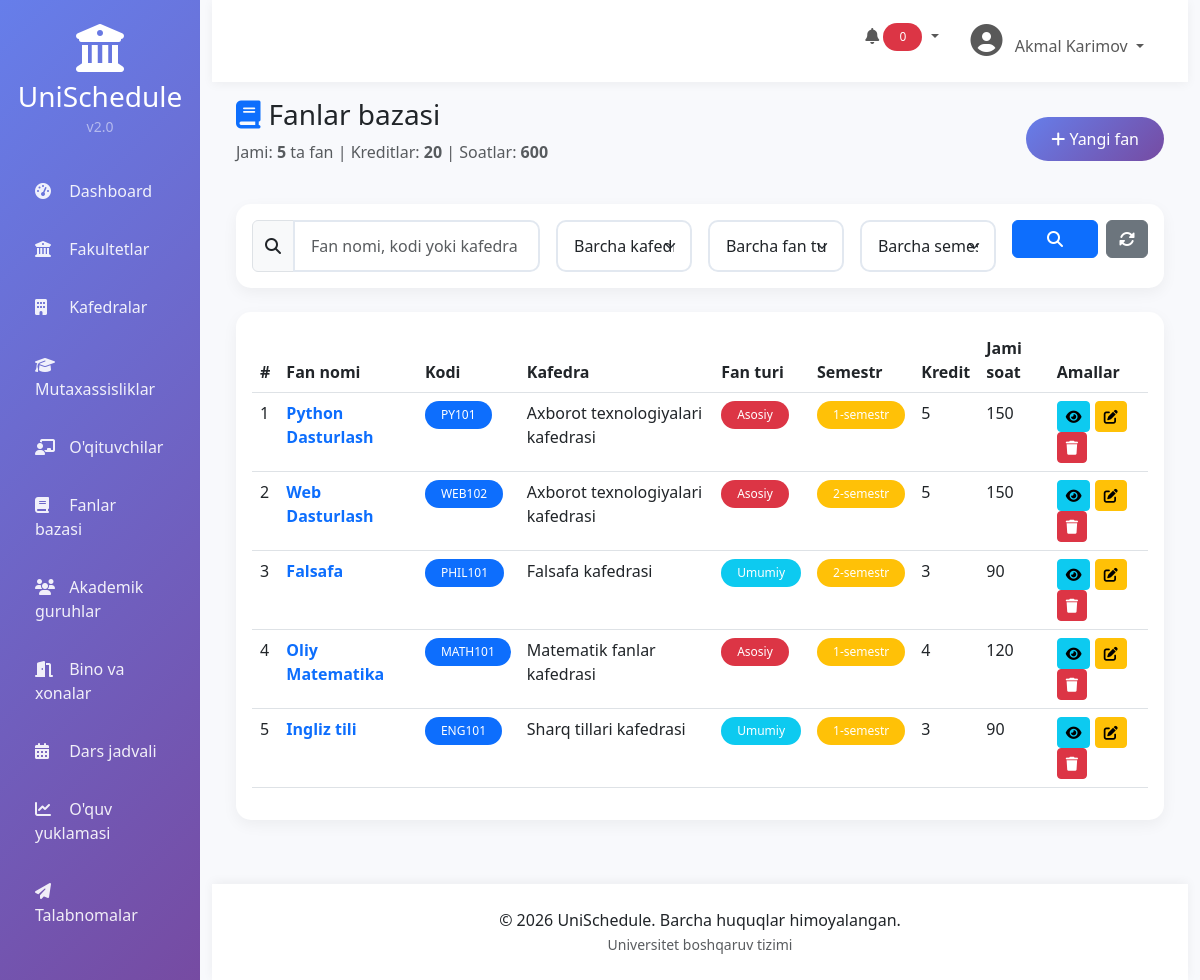
The page /subjects/ (signed in) on the database its author committed.
### subjects/models.py (models this page shows, shortened)
class Subject(models.Model):
    SUBJECT_TYPES = [
        ('general', "Umumiy"),
        ('core', "Asosiy"),
        ('elective', "Tanlov"),
        ('professional', "Professional"),
    ]
    SEMESTER_CHOICES = [(i, f"{i}-semestr") for i in range(1, 9)]
    EXAM_TYPES = [
        ('exam', "Imtihon"),
        ('test', "Test"),
        ('project', "Loyiha"),
        ('coursework', "Kurs ishi"),
    ]
    name = models.CharField(max_length=255, verbose_name="Fan nomi")
    code = models.CharField(max_length=20, unique=True, verbose_name="Fan kodi")
    department = models.ForeignKey(Department, on_delete=models.CASCADE, related_name='subjects',
                                   verbose_name="Kafedra")
    subject_type = models.CharField(max_length=20, choices=SUBJECT_TYPES, default='core', verbose_name="Fan turi")
    semester = models.PositiveSmallIntegerField(choices=SEMESTER_CHOICES, verbose_name="Semestr")
    credits = models.PositiveSmallIntegerField(default=0, verbose_name="Kreditlar")
    total_hours = models.PositiveIntegerField(default=0, verbose_name="Jami soatlar")
    lecture_hours = models.PositiveIntegerField(default=0, verbose_name="Ma'ruza soatlari")
    practical_hours = models.PositiveIntegerField(default=0, verbose_name="Amaliy soatlar")
    lab_hours = models.PositiveIntegerField(default=0, verbose_name="Laboratoriya soatlari")
    exam_type = models.CharField(max_length=20, choices=EXAM_TYPES, default='exam', verbose_name="Imtihon turi")
    description = models.TextField(blank=True, verbose_name="Tavsif")
    created_at = models.DateTimeField(auto_now_add=True)
    updated_at = models.DateTimeField(auto_now=True)
    class Meta:
        verbose_name = "Fan"
        verbose_name_plural = "Fanlar bazasi"
        ordering = ['department__name', 'semester', 'name']

### departments/models.py (models this page shows, shortened)
class Department(models.Model):
    name = models.CharField(max_length=255, verbose_name="Nomi")
    code = models.CharField(max_length=20, unique=True, verbose_name="Kodi")
    faculty = models.ForeignKey(Faculty, on_delete=models.CASCADE, related_name='departments', verbose_name="Fakultet")
    head_name = models.CharField(max_length=255, blank=True, verbose_name="Kafedra mudiri")
    phone = models.CharField(max_length=20, blank=True, verbose_name="Telefon")
    email = models.EmailField(blank=True, verbose_name="Email")
    description = models.TextField(blank=True, verbose_name="Tavsif")
    created_at = models.DateTimeField(auto_now_add=True)
    updated_at = models.DateTimeField(auto_now=True)
    class Meta:
        verbose_name = "Kafedra"
        verbose_name_plural = "Kafedralar"
        ordering = ['faculty__name', 'name']

### subjects/views.py (the view)
# urls.py: path('', views.subject_list, name='subject_list'),
@login_required
def subject_list(request):
    subjects = Subject.objects.all().select_related('department')
    search_query = request.GET.get('search', '')
    if search_query:
        subjects = subjects.filter(
            Q(name__icontains=search_query) |
            Q(code__icontains=search_query) |
            Q(department__name__icontains=search_query)
        )
    department_filter = request.GET.get('department', '')
    if department_filter:
        subjects = subjects.filter(department__id=department_filter)
    type_filter = request.GET.get('type', '')
    if type_filter:
        subjects = subjects.filter(subject_type=type_filter)
    semester_filter = request.GET.get('semester', '')
    if semester_filter:
        subjects = subjects.filter(semester=semester_filter)
    paginator = Paginator(subjects, 10)
    page_number = request.GET.get('page')
    page_obj = paginator.get_page(page_number)
    total_credits = subjects.aggregate(total=Sum('credits'))['total'] or 0
    total_hours = subjects.aggregate(total=Sum('total_hours'))['total'] or 0
    context = {
        'subjects': page_obj,
        'total_count': subjects.count(),
        'total_credits': total_credits,
        'total_hours': total_hours,
        'search_query': search_query,
        'department_filter': department_filter,
        'type_filter': type_filter,
        'semester_filter': semester_filter,
        'departments': Department.objects.all(),
        'subject_types': Subject.SUBJECT_TYPES,
        'semesters': Subject.SEMESTER_CHOICES,
    }
    return render(request, 'subjects/list.html', context)

### templates/subjects/list.html (shortened to what this page needs)
{% extends 'base.html' %}
{% block content %}
<div class="d-flex justify-content-between align-items-center mb-4">
    <div>
        <h1 class="h3 mb-0">
            <i class="fas fa-book text-primary me-2"></i>Fanlar bazasi
        </h1>
        <p class="text-muted mt-2">
            Jami: <strong>{{ total_count }}</strong> ta fan |
            Kreditlar: <strong>{{ total_credits }}</strong> |
            Soatlar: <strong>{{ total_hours }}</strong>
        </p>
    </div>
    <a href="{% url 'subject_create' %}" class="btn btn-custom">
        <i class="fas fa-plus"></i> Yangi fan
    </a>
</div>
<div class="card mb-4">
    <div class="card-body">
        <form method="GET" class="row g-3">
            <div class="col-md-4">
                <div class="input-group">
                    <span class="input-group-text"><i class="fas fa-search"></i></span>
                    <input type="text" name="search" class="form-control"
                           placeholder="Fan nomi, kodi yoki kafedra bo'yicha..."
                           value="{{ search_query }}">
                </div>
            </div>
            <div class="col-md-2">
                <select name="department" class="form-select">
                    <option value="">Barcha kafedralar</option>
                </select>
            </div>
            <div class="col-md-2">
                <select name="type" class="form-select">
                    <option value="">Barcha fan turlari</option>
                </select>
            </div>
            <div class="col-md-2">
                <select name="semester" class="form-select">
                    <option value="">Barcha semestrlar</option>
                </select>
            </div>
            <div class="col-md-2">
                <div class="d-flex gap-2">
                    <button type="submit" class="btn btn-primary w-100">
                        <i class="fas fa-search"></i>
                    </button>
                    <a href="{% url 'subject_list' %}" class="btn btn-secondary">
                        <i class="fas fa-sync-alt"></i>
                    </a>
                </div>
            </div>
        </form>
    </div>
</div>
<div class="card">
    <div class="card-body">
        <div class="table-responsive">
            <table class="table table-hover">
                <thead>
                    <tr>
                        <th>#</th>
                        <th>Fan nomi</th>
                        <th>Kodi</th>
                        <th>Kafedra</th>
                        <th>Fan turi</th>
                        <th>Semestr</th>
                        <th>Kredit</th>
                        <th>Jami soat</th>
                        <th>Amallar</th>
                    </tr>
                </thead>
                <tbody>
                    {% for subject in subjects %}
                    <tr>
                        <td>{{ forloop.counter }}</td>
                        <td>
                            <a href="{% url 'subject_detail' subject.id %}" class="text-decoration-none">
                                <strong>{{ subject.name }}</strong>
                            </a>
                         </td>
                        <td><span class="badge bg-primary">{{ subject.code }}</span></td>
                        <td>{{ subject.department.name }}</td>
                        <td>
                            <span class="badge {% if subject.subject_type == 'core' %}bg-danger{% elif subject.subject_type == 'professional' %}bg-success{% else %}bg-info{% endif %}">
                                {{ subject.get_subject_type_display }}
                            </span>
                         </td>
                        <td><span class="badge bg-warning">{{ subject.semester }}-semestr</span></td>
                        <td>{{ subject.credits }}</td>
                        <td>{{ subject.total_hours }}</td>
                        <td>
                            <a href="{% url 'subject_detail' subject.id %}" class="btn btn-sm btn-info" title="Ko'rish">
                                <i class="fas fa-eye"></i>
                            </a>
                            <a href="{% url 'subject_edit' subject.id %}" class="btn btn-sm btn-warning" title="Tahrirlash">
                                <i class="fas fa-edit"></i>
                            </a>
                            <a href="{% url 'subject_delete' subject.id %}" class="btn btn-sm btn-danger" title="O'chirish"
                               onclick="return confirm('O\'chirishni tasdiqlaysizmi?')">
                                <i class="fas fa-trash"></i>
                            </a>
                         </td>
                     </tr>
                    {% endfor %}
                </tbody>
            </table>
        </div>
    </div>
</div>
{% endblock %}

### templates/base.html (shortened to what this page needs)
<!DOCTYPE html>
<html lang="uz">
<head>
    <link href="https://cdn.jsdelivr.net/npm/bootstrap@5.3.0/dist/css/bootstrap.min.css" rel="stylesheet">
    <link href="https://cdnjs.cloudflare.com/ajax/libs/font-awesome/6.4.0/css/all.min.css" rel="stylesheet">
    <link href="https://cdn.datatables.net/1.13.6/css/dataTables.bootstrap5.min.css" rel="stylesheet">
    {% load static %}
    <link rel="stylesheet" href="{% static 'css/style.css' %}">
</head>
<body>
    <div class="container-fluid">
        <div class="row">
            <div class="col-md-3 col-lg-2 px-0 sidebar" id="sidebar">
                <div class="text-center py-4">
                    <div class="logo">
                        <i class="fas fa-university fa-3x text-white mb-2"></i>
                        <h3 class="text-white mb-0">UniSchedule</h3>
                        <small class="text-white-50">v2.0</small>
                    </div>
                </div>
                <nav class="nav flex-column">
                    <a class="nav-link {% if request.resolver_match.url_name == 'dashboard' %}active{% endif %}" href="/">
                        <i class="fas fa-tachometer-alt"></i> <span>Dashboard</span>
                    </a>
                    <a class="nav-link" href="/faculties/">
                        <i class="fas fa-university"></i> <span>Fakultetlar</span>
                    </a>
                    <a class="nav-link" href="/departments/">
                        <i class="fas fa-building"></i> <span>Kafedralar</span>
                    </a>
                    <a class="nav-link" href="/specializations/">
                        <i class="fas fa-graduation-cap"></i> <span>Mutaxassisliklar</span>
                    </a>
                    <a class="nav-link" href="/teachers/">
                        <i class="fas fa-chalkboard-user"></i> <span>O'qituvchilar</span>
                    </a>
                    <a class="nav-link" href="/subjects/">
                        <i class="fas fa-book"></i> <span>Fanlar bazasi</span>
                    </a>
                    <a class="nav-link" href="/groups/">
                        <i class="fas fa-users"></i> <span>Akademik guruhlar</span>
                    </a>
                    <a class="nav-link" href="/rooms/">
                        <i class="fas fa-door-open"></i> <span>Bino va xonalar</span>
                    </a>
                    <a class="nav-link" href="/schedule/">
                        <i class="fas fa-calendar-alt"></i> <span>Dars jadvali</span>
                    </a>
                    <a class="nav-link" href="/workload/">
                        <i class="fas fa-chart-line"></i> <span>O'quv yuklamasi</span>
                    </a>
                    <a class="nav-link" href="/requests/">
                        <i class="fas fa-paper-plane"></i> <span>Talabnomalar</span>
                    </a>
                </nav>
            </div>
            <div class="col-md-9 col-lg-10 main-content">
                <nav class="navbar navbar-expand-lg navbar-custom">
                    <div class="container-fluid">
                        <div class="collapse navbar-collapse">
                            <ul class="navbar-nav ms-auto">
                                <li class="nav-item me-3">
                                    <div class="dropdown">
                                        <button class="btn btn-link nav-link dropdown-toggle" type="button" id="notificationDropdown" data-bs-toggle="dropdown">
                                            <i class="fas fa-bell"></i>
                                            <span class="badge bg-danger" id="notificationBadge">0</span>
                                        </button>
                                    </div>
                                </li>
                                <li class="nav-item dropdown">
                                    <a class="nav-link dropdown-toggle" href="#" id="navbarDropdown" role="button" data-bs-toggle="dropdown">
                                        <i class="fas fa-user-circle fa-2x"></i>
                                        <span class="ms-2">{{ user.get_full_name|default:user.username }}</span>
                                    </a>
                                </li>
                            </ul>
                        </div>
                    </div>
                </nav>
                <div class="px-4 py-3 fade-in">
                    {% block content %}{% endblock %}
                </div>
                <div class="footer">
                    <p class="mb-0">
                        &copy; 2026 UniSchedule. Barcha huquqlar himoyalangan.
                        <br>
                        <small class="text-muted">Universitet boshqaruv tizimi</small>
                    </p>
                </div>
            </div>
        </div>
    </div>
</body>
</html>

### static/css/style.css (style rules this page uses)
:root { --primary: #667eea; --primary-dark: #5a67d8; --secondary: #764ba2; --success: #48bb78; --danger: #f56565; --warning: #ed8936; --info: #4299e1; --dark: #2d3748; --light: #f7fafc; }
* { margin: 0; padding: 0; box-sizing: border-box; }
body { font-family: 'Segoe UI', Tahoma, Geneva, Verdana, sans-serif; background: linear-gradient(135deg, #667eea 0%, #764ba2 100%); min-height: 100vh; }
.sidebar { background: linear-gradient(135deg, var(--primary) 0%, var(--secondary) 100%); box-shadow: 2px 0 20px rgba(0,0,0,0.1); transition: all 0.3s; }
.sidebar .nav-link { color: rgba(255,255,255,0.9); padding: 12px 20px; margin: 5px 15px; border-radius: 10px; transition: all 0.3s; position: relative; overflow: hidden; }
.sidebar .nav-link::before { content: ''; position: absolute; top: 0; left: -100%; width: 100%; height: 100%; background: rgba(255,255,255,0.1); transition: left 0.3s; }
.sidebar .nav-link i { margin-right: 10px; width: 20px; }
.main-content { background: #f8f9fc; min-height: 100vh; }
.navbar-custom { background: white; box-shadow: 0 2px 10px rgba(0,0,0,0.05); padding: 1rem 1.5rem; }
.card { border: none; border-radius: 15px; box-shadow: 0 5px 15px rgba(0,0,0,0.05); transition: all 0.3s; overflow: hidden; }
.btn-custom { background: linear-gradient(135deg, var(--primary) 0%, var(--secondary) 100%); color: white; border: none; padding: 10px 25px; border-radius: 25px; transition: all 0.3s; position: relative; overflow: hidden; }
.form-control, .form-select { border-radius: 10px; border: 2px solid #e2e8f0; transition: all 0.3s; padding: 0.75rem 1rem; }
.badge { padding: 0.5rem 1rem; border-radius: 20px; font-weight: 500; }
.fade-in { animation: fadeIn 0.5s ease-in; }
.footer { background: white; padding: 1.5rem; text-align: center; margin-top: 3rem; box-shadow: 0 -2px 10px rgba(0,0,0,0.05); }

### templates/base.html (style rules this page uses)
.sidebar { min-height: 100vh; }

### rows shown on the page
Subject: name "Python Dasturlash", code "PY101", department.name "Axborot texnologiyalari kafedrasi", subject_type "Asosiy", semester "1", credits "5", total_hours "150"
Subject: name "Web Dasturlash", code "WEB102", department.name "Axborot texnologiyalari kafedrasi", subject_type "Asosiy", semester "2", credits "5", total_hours "150"
Subject: name "Falsafa", code "PHIL101", department.name "Falsafa kafedrasi", subject_type "Umumiy", semester "2", credits "3", total_hours "90"
Subject: name "Oliy Matematika", code "MATH101", department.name "Matematik fanlar kafedrasi", subject_type "Asosiy", semester "1", credits "4", total_hours "120"
Subject: name "Ingliz tili", code "ENG101", department.name "Sharq tillari kafedrasi", subject_type "Umumiy", semester "1", credits "3", total_hours "90"

### other values the page prints
{{ user.get_full_name|default:user.username }} "Akmal Karimov"
{{ total_count }} "5"
{{ total_credits }} "20"
{{ total_hours }} "600"
